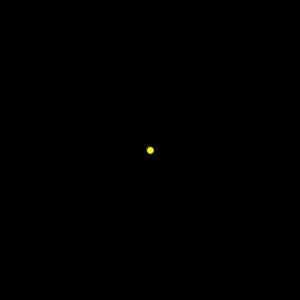
Frame 1 (no input)
Frame 60 (the mouse pressed at the canvas centre just before this capture): identical to frame 1, image omitted
Frame 120 (the mouse held since frame 60 and released just before this capture): identical to frame 1, image omitted

The Processing sketch that drew this single still picture (run headless with seeded random() and noise(); from frame 60 on, the mouse is pressed at the canvas centre):

// Processing sketch: week10_2_shooting
// ── week10_2_shooting.pde
//射擊遊戲: 子彈
//飛機大戰 泡泡龍消消樂 泡泡射手 彈幕的遊戲 猫狗大戰
//Step01: 主角(keyboard)
//Step02: 子彈(自己移動)
//Step03: 很多子彈
void setup(){
  size(300,300);
}
int userX=150, userY=150, userVX=0, userVY=0;
void draw(){
  background(0);
  fill(255,255,0);
  ellipse(userX,userY,8,8);
  userX += userVX;
  userY += userVY;
}
void keyPressed(){
  if(keyCode==RIGHT) userVX=1;
  if(keyCode==LEFT) userVX=-1;
  if(keyCode==UP) userVY=-1;
  if(keyCode==DOWN) userVY=1;
}
void keyReleased(){
  if(keyCode==RIGHT) userVX=0;
  if(keyCode==LEFT) userVX=0;  
  if(keyCode==UP) userVY=0;
  if(keyCode==DOWN) userVY=0;
}
